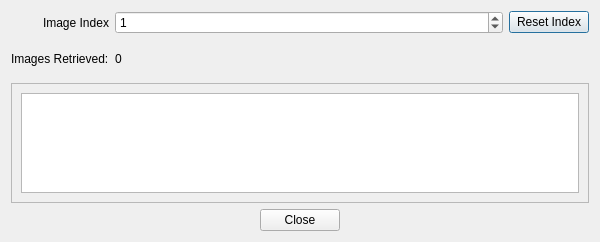
<?xml version="1.0" encoding="UTF-8"?>
<ui version="4.0">
 <class>Dialog</class>
 <widget class="QDialog" name="Dialog">
  <property name="geometry">
   <rect>
    <x>0</x>
    <y>0</y>
    <width>600</width>
    <height>242</height>
   </rect>
  </property>
  <property name="windowTitle">
   <string>Image Navigation</string>
  </property>
  <layout class="QVBoxLayout" name="verticalLayout">
   <item>
    <layout class="QGridLayout" name="gridLayoutControls">
     <item row="0" column="0">
      <widget class="QLabel" name="labelImageIndex">
       <property name="text">
        <string>Image Index</string>
       </property>
       <property name="alignment">
        <set>Qt::AlignRight|Qt::AlignTrailing|Qt::AlignVCenter</set>
       </property>
      </widget>
     </item>
     <item row="0" column="1">
      <widget class="QSpinBox" name="spinBoxImageIndex">
       <property name="sizePolicy">
        <sizepolicy hsizetype="Expanding" vsizetype="Fixed">
         <horstretch>1</horstretch>
         <verstretch>0</verstretch>
        </sizepolicy>
       </property>
       <property name="maximum">
        <number>1000000000</number>
       </property>
       <property name="value">
        <number>1</number>
       </property>
      </widget>
     </item>
     <item row="0" column="2">
      <widget class="QPushButton" name="pushButtonResetImageIndex">
       <property name="text">
        <string>Reset Index</string>
       </property>
      </widget>
     </item>
     <item row="1" column="0">
      <widget class="QLabel" name="labelImageCount">
       <property name="text">
        <string>Images Retrieved:</string>
       </property>
      </widget>
     </item>
     <item row="1" column="1" colspan="2">
      <widget class="QLabel" name="labelImageCountNumber">
       <property name="minimumSize">
        <size>
         <width>50</width>
         <height>0</height>
        </size>
       </property>
       <property name="text">
        <string>0</string>
       </property>
       <property name="alignment">
        <set>Qt::AlignLeading|Qt::AlignLeft|Qt::AlignVCenter</set>
       </property>
      </widget>
     </item>
    </layout>
   </item>
   <item>
    <widget class="QScrollArea" name="scrollAreaFilmstrip">
     <property name="minimumSize">
      <size>
       <width>0</width>
       <height>120</height>
      </size>
     </property>
     <property name="maximumSize">
      <size>
       <width>16777215</width>
       <height>120</height>
      </size>
     </property>
     <property name="verticalScrollBarPolicy">
      <enum>Qt::ScrollBarAlwaysOff</enum>
     </property>
     <property name="widgetResizable">
      <bool>true</bool>
     </property>
     <widget class="QWidget" name="scrollAreaWidgetContents">
      <property name="geometry">
       <rect>
        <x>0</x>
        <y>0</y>
        <width>576</width>
        <height>118</height>
       </rect>
      </property>
      <layout class="QVBoxLayout" name="verticalLayoutScrollContents">
       <item>
        <widget class="QListWidget" name="listWidgetFilmstrip">
         <property name="verticalScrollBarPolicy">
          <enum>Qt::ScrollBarAlwaysOff</enum>
         </property>
         <property name="horizontalScrollBarPolicy">
          <enum>Qt::ScrollBarAsNeeded</enum>
         </property>
         <property name="iconSize">
          <size>
           <width>100</width>
           <height>100</height>
          </size>
         </property>
         <property name="flow">
          <enum>QListView::LeftToRight</enum>
         </property>
         <property name="spacing">
          <number>5</number>
         </property>
         <property name="viewMode">
          <enum>QListView::IconMode</enum>
         </property>
        </widget>
       </item>
      </layout>
     </widget>
    </widget>
   </item>
   <item>
    <widget class="QDialogButtonBox" name="buttonBox">
     <property name="orientation">
      <enum>Qt::Horizontal</enum>
     </property>
     <property name="standardButtons">
      <set>QDialogButtonBox::Close</set>
     </property>
     <property name="centerButtons">
      <bool>true</bool>
     </property>
    </widget>
   </item>
  </layout>
 </widget>
 <resources/>
 <connections>
  <connection>
   <sender>buttonBox</sender>
   <signal>accepted()</signal>
   <receiver>Dialog</receiver>
   <slot>accept()</slot>
   <hints>
    <hint type="sourcelabel">
     <x>20</x>
     <y>20</y>
    </hint>
    <hint type="destinationlabel">
     <x>20</x>
     <y>20</y>
    </hint>
   </hints>
  </connection>
  <connection>
   <sender>buttonBox</sender>
   <signal>rejected()</signal>
   <receiver>Dialog</receiver>
   <slot>reject()</slot>
   <hints>
    <hint type="sourcelabel">
     <x>20</x>
     <y>20</y>
    </hint>
    <hint type="destinationlabel">
     <x>20</x>
     <y>20</y>
    </hint>
   </hints>
  </connection>
 </connections>
</ui>
